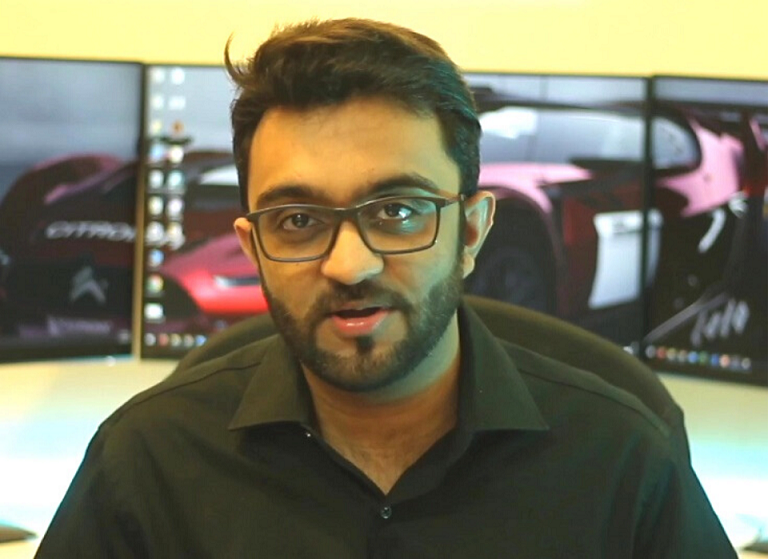
//> input picture Resources/test.png, 768 x 559 px
$ ./main   (built with g++ and OpenCV 4)
//> lines starting //> are read from the running program, lines starting //| are printed output that depends on the picture; after the words box and inside, x2 and y2 are one past the last pixel; in counts of white or black regions, pixels touching at a corner belong together
#include <iostream>
#include <opencv2/opencv.hpp>
#include <opencv2/imgcodecs.hpp>
#include <opencv2/highgui.hpp>
#include <opencv2/imgproc.hpp>

using namespace std;
using namespace cv;


//basic funcitons in opencv
int main() {
    string path = "/home/scorpion/workspace/cpp_cv_learn/Resources/test.png";
    Mat img = imread(path);
//> img is the input picture: 559 rows x 768 cols, CV_8UC3; mean B, G, R 94.1, 117.1, 120.5
    Mat imgGray;
    Mat imgBlur;
    Mat imgCanny, imgDia, imgEro;
    cvtColor(img,imgGray,COLOR_BGR2GRAY);
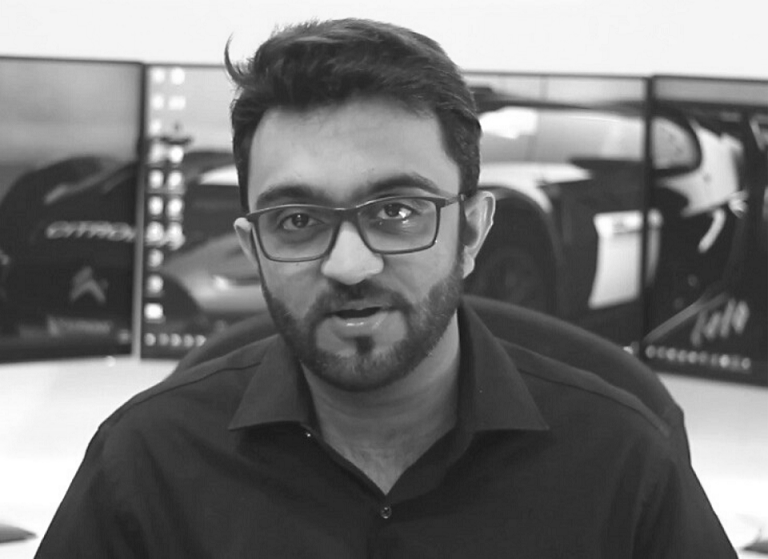
//> imgGray: 559 rows x 768 cols, CV_8UC1; min 22, max 255, mean 115.5

    GaussianBlur(img, imgBlur,Size(7,7), 5, 0);

    Canny(imgBlur, imgCanny, 25, 75);//边缘检测
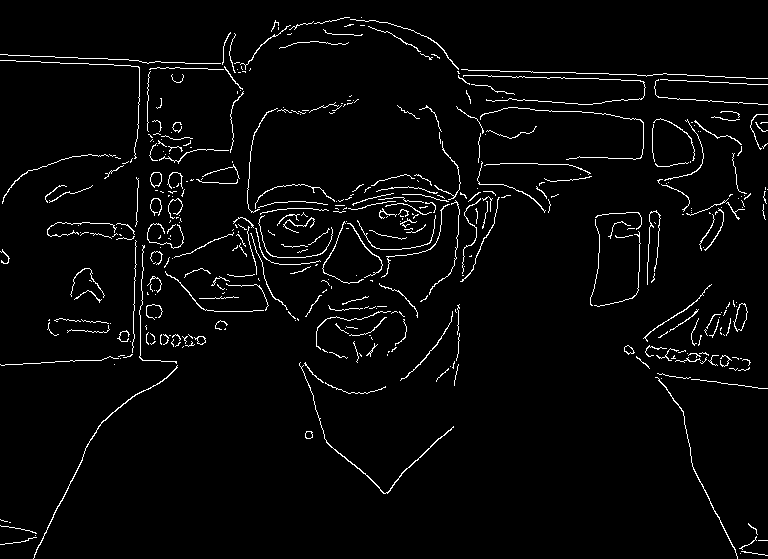
//> imgCanny: 559 rows x 768 cols, CV_8UC1; 3.1% white in thin lines or dots
    //扩大，减少
    Mat kernel = getStructuringElement(MORPH_RECT, Size(5, 5));//only odd number here
    dilate(imgCanny,imgDia, kernel);
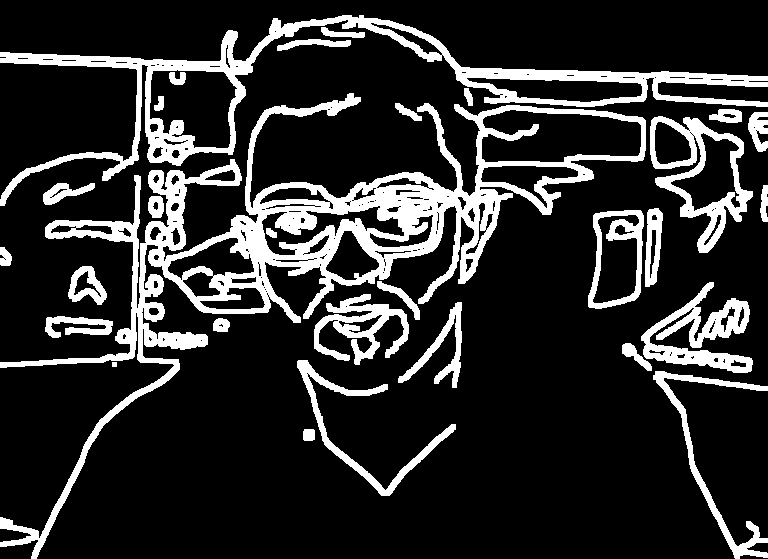
//> imgDia: 559 rows x 768 cols, CV_8UC1; 17.5% white; 30 white regions, largest, box (x1, y1, x2, y2) and area: (0, 93, 646, 559) 34693, (0, 15, 768, 206) 14902, (650, 116, 753, 253) 4032
    erode(imgDia, imgEro, kernel);
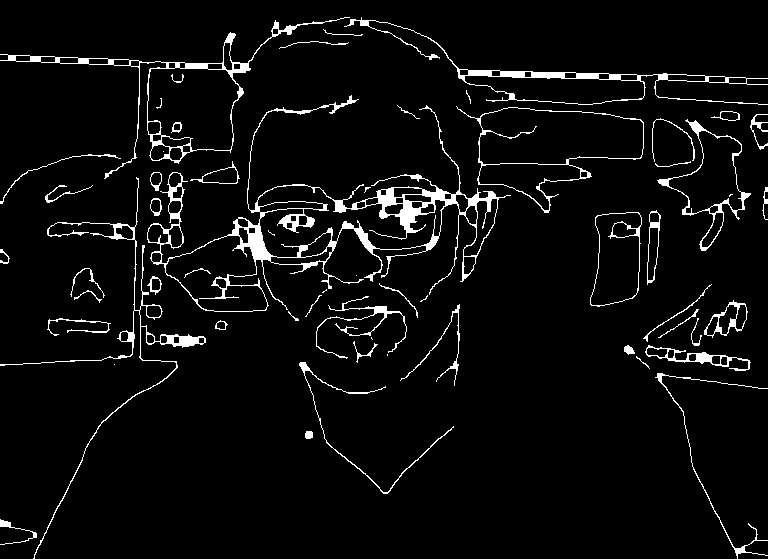
//> imgEro: 559 rows x 768 cols, CV_8UC1; 4.8% white; 59 white regions (12 under 20 px), largest, box (x1, y1, x2, y2) and area: (147, 95, 511, 312) 6863, (0, 17, 350, 179) 2143, (344, 17, 768, 105) 2002
    imshow("image", img);
    imshow("image_gray", imgGray);
    imshow("image_blur", imgBlur);
    imshow("image_canny", imgCanny);
    imshow("image_dilation", imgDia);
    imshow("image_erode", imgEro);
    waitKey(0);
    return 0;
}

$ run again, with Resources/cards.jpg saved as Resources/test.png
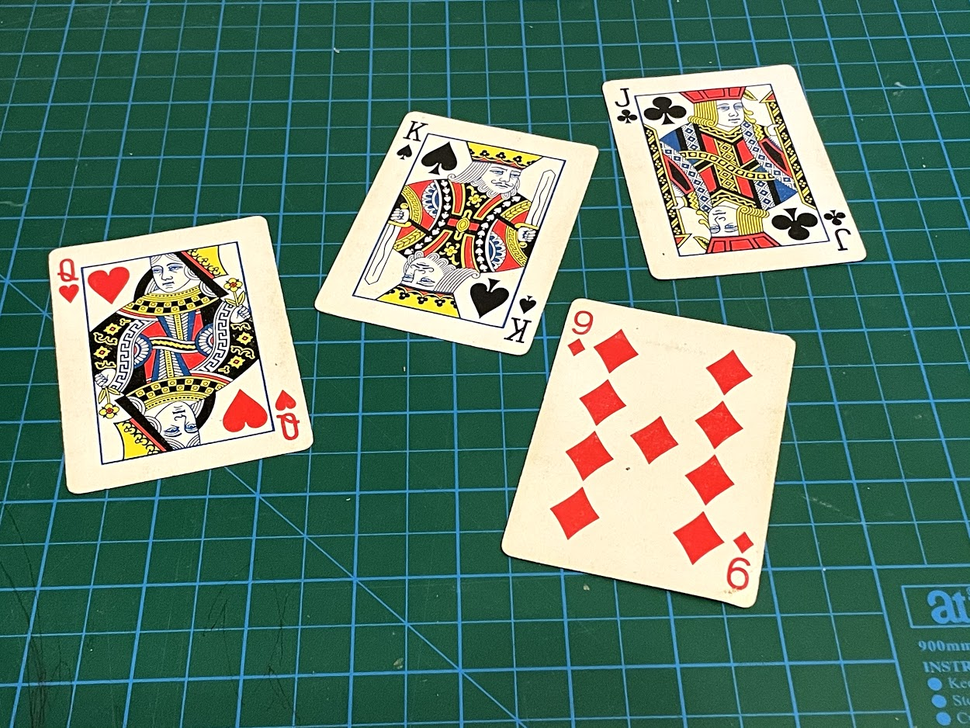
//> input picture Resources/cards.jpg, 970 x 728 px, shrunk from 1250 x 938 before the run
//> img is the input picture: 728 rows x 970 cols, CV_8UC3; mean B, G, R 104.7, 121.2, 89.1
//> `Canny(imgBlur, imgCanny, 25, 75);`:
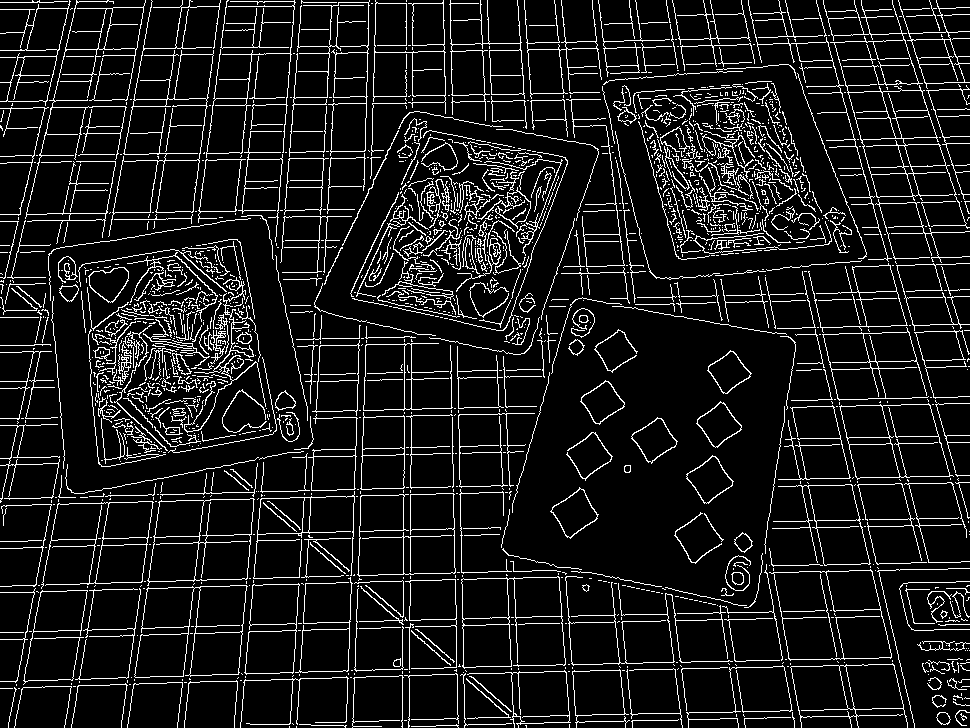
//> imgCanny: 728 rows x 970 cols, CV_8UC1; 10% white in thin lines or dots
//> imgDia: 728 rows x 970 cols, CV_8UC1; 47.9% white; 17 white regions, largest, box (x1, y1, x2, y2) and area: (0, 0, 970, 728) 290381, (56, 237, 302, 469) 33235, (897, 579, 970, 633) 2971
//> `erode(imgDia, imgEro, kernel);`:
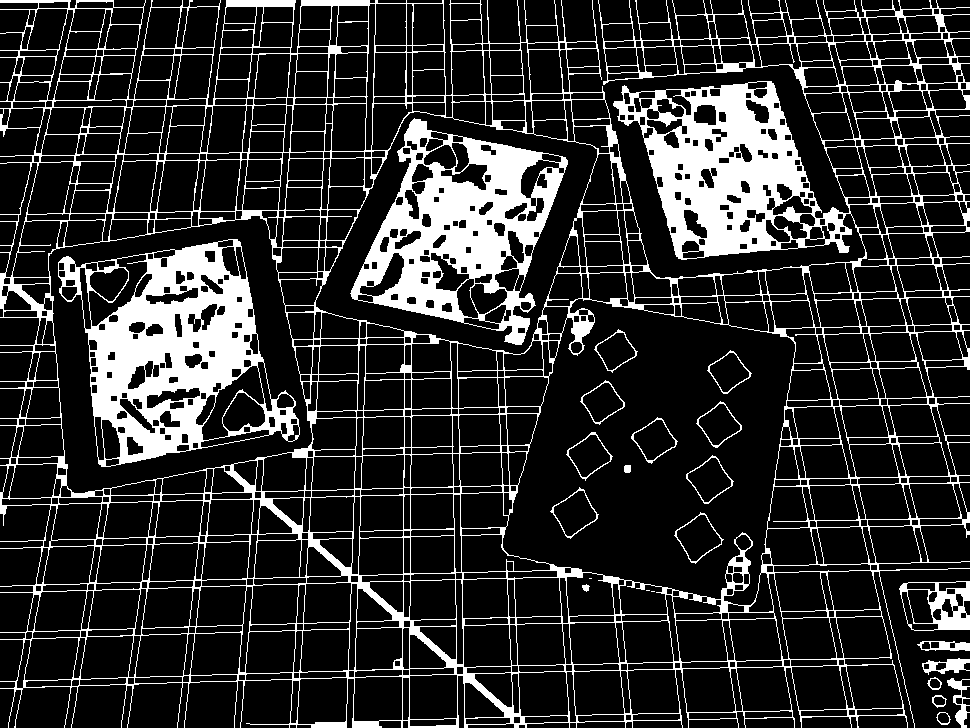
//> imgEro: 728 rows x 970 cols, CV_8UC1; 17.8% white; 24 white regions (3 under 20 px), largest, box (x1, y1, x2, y2) and area: (0, 0, 970, 728) 79776, (58, 239, 300, 467) 22140, (350, 118, 568, 345) 19158
